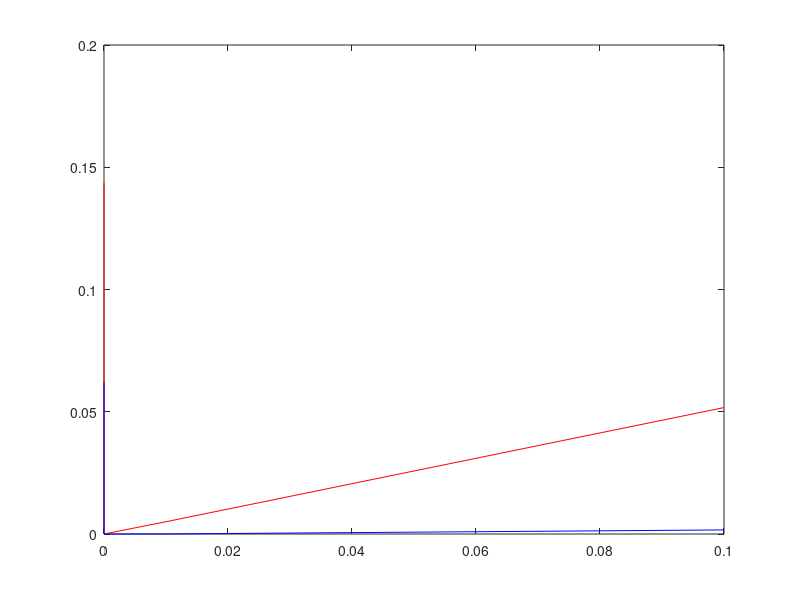
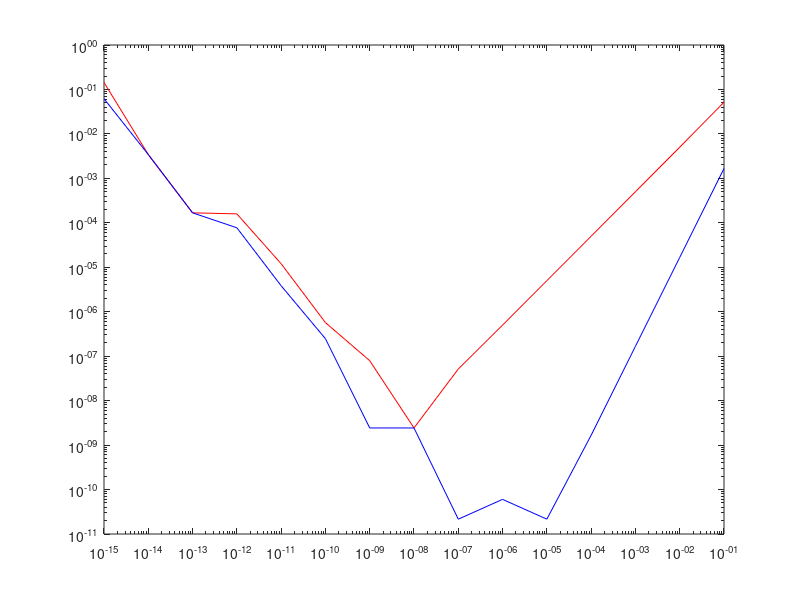

Here is the MATLAB script that generated these plots, in order:
a = 1;
x = zeros(1,15);
y = zeros(1,15);
z = zeros(1,15);
for k=1:15
    h = 10.^-k;
    x(k) = h;
    g1 = (exp(a+h)-exp(a))/h;
    g2 = (exp(a+h)-exp(a-h))/(2*h);
    y(k) = abs(exp(a)-g1)/exp(a);
    z(k) = abs(exp(a)-g2)/exp(a);
end
figure(1)
plot(x,y,'r',x,z,'b')
figure(2)
loglog(x,y,'r',x,z,'b')


